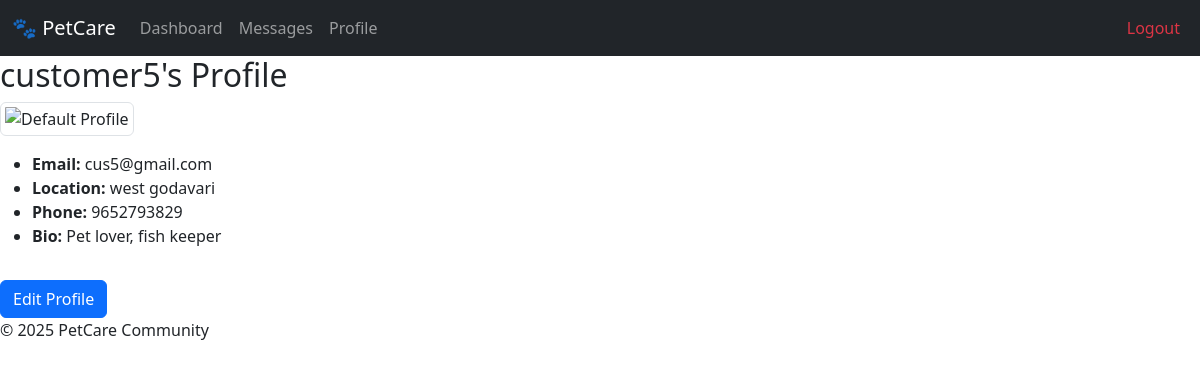
/accounts/profile/ (signed in), run on an earlier commit of the app's database.
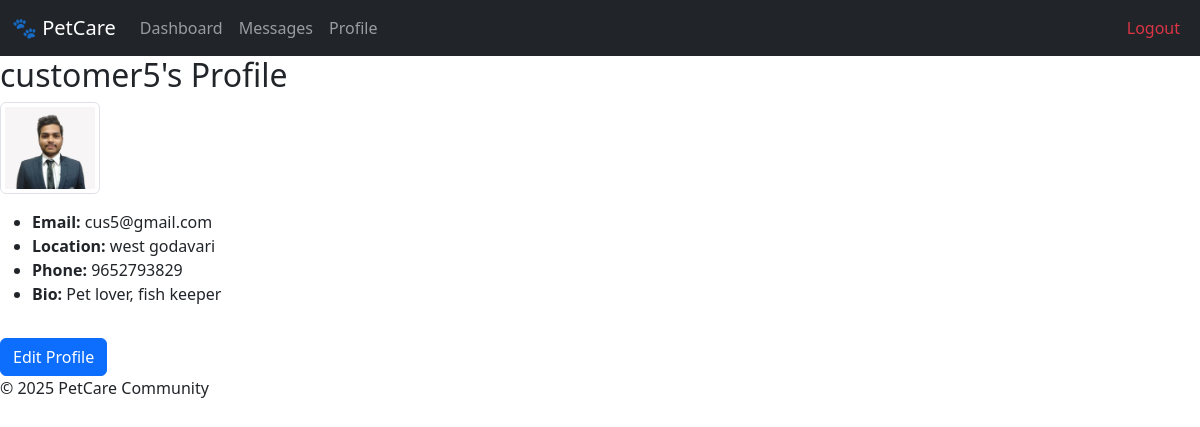
And on a later commit of the database.
### accounts/models.py (models this page shows, shortened)
class User(AbstractUser):
    is_owner = models.BooleanField(default=False)
    is_sitter = models.BooleanField(default=False)
    profile_picture = models.ImageField(upload_to='profiles/', blank=True, null=True)
    bio = models.TextField(blank=True)
    phone_number = models.CharField(max_length=15, blank=True)
    location = models.CharField(max_length=100, blank=True)

### accounts/views.py (the view)
# urls.py: path('profile/', views.profile_view, name='profile_view'),
@login_required
def profile_view(request):
    return render(request, 'accounts/profile.html', {'user_obj': request.user})

### accounts/templates/accounts/profile.html
{% extends "base.html" %}
{% load static %}
{% block content %}
<h2>{{ user_obj.username }}'s Profile</h2>
{% if user_obj.profile_picture %}
  <img src="{{ user_obj.profile_picture.url }}" width="100" height="100" alt="Profile Picture" class="img-thumbnail">
{% else %}
  <img src="{% static 'default-profile.png' %}" width="100" height="100" alt="Default Profile" class="img-thumbnail">
{% endif %}
<ul class="mt-3">
  <li><strong>Email:</strong> {{ user_obj.email }}</li>
  <li><strong>Location:</strong> {{ user_obj.location }}</li>
  <li><strong>Phone:</strong> {{ user_obj.phone_number }}</li>
  <li><strong>Bio:</strong> {{ user_obj.bio }}</li>
</ul>
<a href="{% url 'profile_edit' %}" class="btn btn-primary mt-3">Edit Profile</a>
{% endblock %}

What changed in the data, as far as the page shows it:
changed User "customer5": profile_picture: picture added
